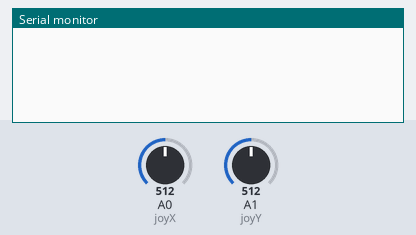
Simulated run of this sketch. Board: Arduino Uno, built with avr-gcc and run on an emulated ATmega328P. Shown: the last lines printed to the serial monitor. Inputs (shaded band) come from the test bench; at power-on: A0 (joyX) = 512, A1 (joyY) = 512.

Above: at 1.2 s.
1.3 s: A0 (joyX) set to 716
At 1.8 s:
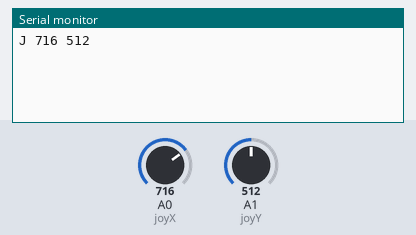
2.8 s: A1 (joyY) set to 716
At 3.9 s:
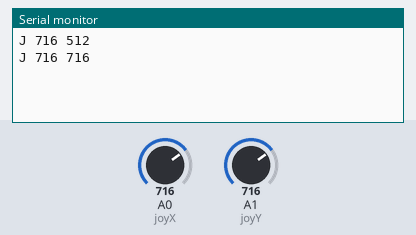
4.3 s: A0 (joyX) set to 900
At 5.1 s:
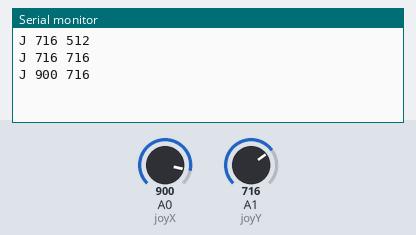
5.8 s: A1 (joyY) set to 900
At 6.4 s:
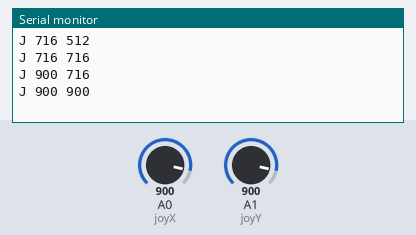
Timing chart, 0 to 8.3 s (numbered marks = the images above; inputs shaded):
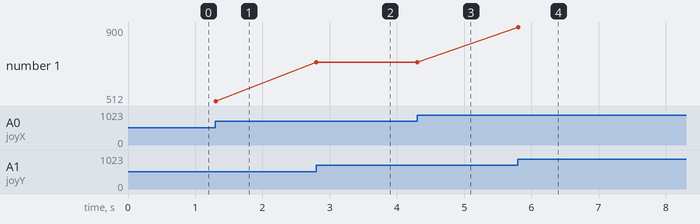

The sketch:

arduino_uusi_l_hetin.ino
```cpp
#include <SPI.h>
#define joyX A0
#define joyY A1


int id=1;
int xValue = 512;
int yValue = 512;


void setup() {
  Serial.begin(9600);

}

void loop() {
  //luetaan joystick arvot
  int x = analogRead(joyX);
  int y = analogRead(joyY);
  if(x!=xValue || y!=yValue)
  {
    Serial.print("J "); //J joystick
    Serial.print(x);
    Serial.print(" ");
    Serial.println(y);
    xValue = x;
    yValue = y;

  }


  delay(10);

}
```

Measured:
- after the input at 1.3 s, the serial monitor: prints a new line at once (image 1)
- after the input at 2.8 s, the serial monitor: prints a new line at once (image 2)
- after the input at 4.3 s, the serial monitor: prints a new line at once (image 3)
- after the input at 5.8 s, the serial monitor: prints a new line at once (image 4)
